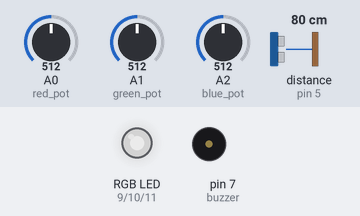
This sketch was run on a simulated Arduino Uno, built with avr-gcc and run on an emulated ATmega328P. Parts: an RGB LED mixed from three pins (HIGH = lit), buzzer (waves = sounding). Wiring (inferred from the names in the program): ultrasonic range finder: trigger pin 6; echo pin 5. The inputs (shaded band) are chosen by the test bench; at power-on: distance to the obstacle (sensor on pin 5) 80 cm, A0 (red_pot) = 512, A1 (green_pot) = 512, A2 (blue_pot) = 512. The echo pulse lasts 58.3 µs per cm; dim RGB values are drawn brighter than linear; pins used as bus, display or sensor lines are not drawn.

Above: at 1.2 s.
1.3 s: distance to the obstacle (sensor on pin 5) set to 8 cm
2.8 s: distance to the obstacle (sensor on pin 5) set to 5 cm
At 2.88 s:
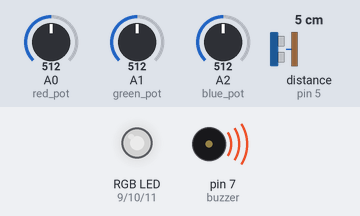
5.8 s: A0 (red_pot) set to 716
At 6.03 s:
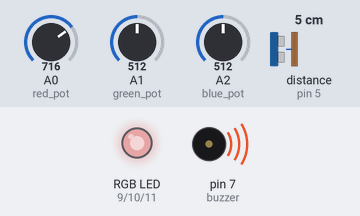
8.8 s: A1 (green_pot) set to 716
At 9.02 s:
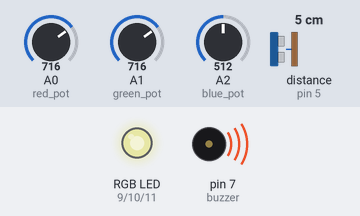
11.8 s: A2 (blue_pot) set to 716
At 12.01 s:
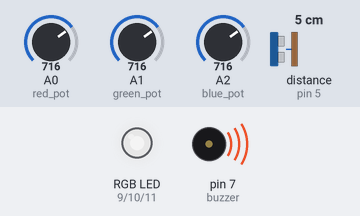
14.8 s: A0 (red_pot) set to 992
At 15.0 s:
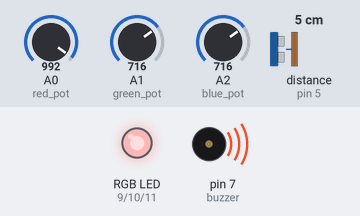
Timing chart, 0 to 17.8 s (numbered marks = the images above; inputs shaded):
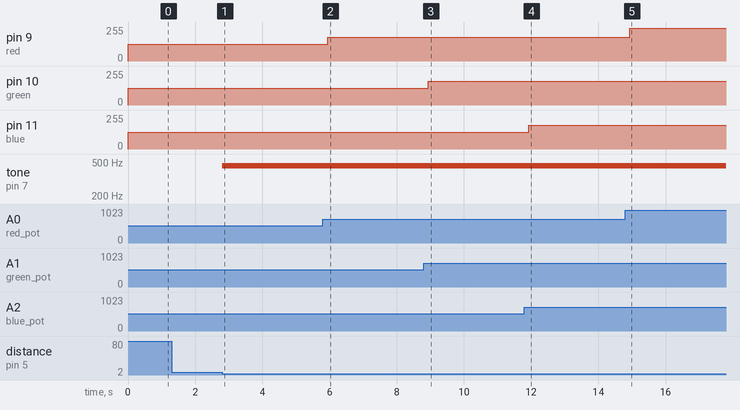

The sketch:

rgb_led.ino
```cpp
#define green 10
#define blue 11
#define red 9

#define red_pot A0
#define green_pot A1
#define blue_pot A2

#define echoPin 5
#define trigPin 6

#define buzzer 7

int sure,mesafe;

void setup(){
  pinMode(echoPin,INPUT);
  pinMode(trigPin,OUTPUT);
  pinMode(buzzer,OUTPUT);
}

void loop() {
  int red_value = analogRead(red_pot);
  int blue_value = analogRead(blue_pot);
  int green_value = analogRead(green_pot);

  red_value = map(red_value,0,1024, 0,255);
  blue_value = map(blue_value,0,1024, 0,255);
  green_value = map(green_value,0,1024, 0,255);

  analogWrite(red,red_value);
  analogWrite(green,green_value);
  analogWrite(blue,blue_value);

  digitalWrite(trigPin,HIGH);
  delayMicroseconds(1000);
  digitalWrite(trigPin,LOW);
  sure = pulseIn(echoPin,HIGH);
  mesafe = (sure / 2) / 29.1;
  if (mesafe <=5){
    tone(buzzer,450);
    delay(150);
    noTone(buzzer);
    delay(5);
  }
  Serial.println("Mesafe -- ");
  Serial.println(mesafe);

}
```

Measured:
- the behaviour switches between 7 and 6 cm on distance to the obstacle (sensor on pin 5) (found by bisection; images 0 and 1)
- after the input at 1.3 s, every drawn part: stays the same
- after the input at 2.8 s, tone on pin 7 (buzzer): silent → 450 Hz at once
- after the input at 5.8 s, pin 9 (red): 127/255 → 178/255 after 0.15 s
- after the input at 8.8 s, pin 10 (green): 127/255 → 178/255 after 0.14 s
- after the input at 11.8 s, pin 11 (blue): 127/255 → 178/255 after 0.14 s
- after the input at 14.8 s, pin 9 (red): 178/255 → 247/255 after 0.13 s
